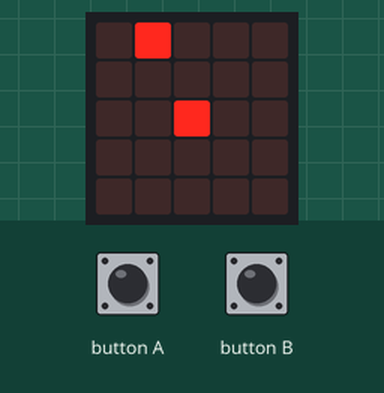
This program was run on a simulated BBC micro:bit running MicroPython. On the bench: the board's 5×5 LED display. Inputs (shaded band) come from the test bench. Random numbers come from a fixed seed.

Above: at 1.8 s.
1.9 s: button A pressed for 0.25 s
At 2.8 s:
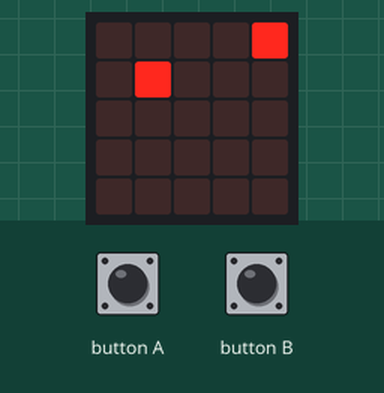
At 6.6 s:
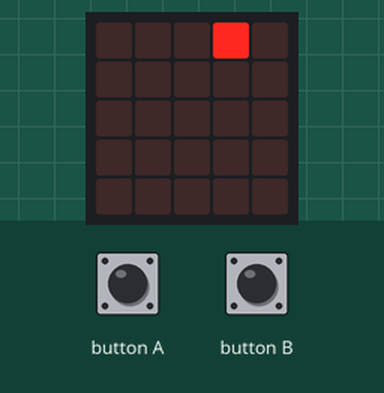
Timing chart, 0 to 8.1 s (numbered marks = the images above; inputs shaded):
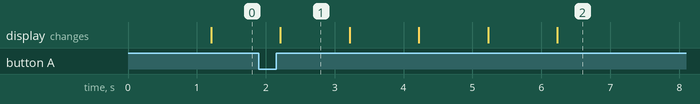

Measured:
- what the display in image 1 shows lasts 1.0 s, from 2.2 s to 3.2 s

The program:

Falling_Blocks_1.py
```python
from random import randint
from microbit import *

"""Sets initial values for global variables such as
the player's starting position,a place to store the
field data, and the initial score"""
count = 0
fruitlist = [[0,0,0],[0,0,0],[0,0,0]]
score = 0
player = 2
field = ["00000:",
         "00000:",
         "00000:",
         "00900:"]

"""Function to convert an intenger into a 5-bit binary number to display on the bottom of the LED matrix"""
def convertBin(num):
    binary = [16,8,4,2,1]
    fin = ""
    for x in binary:
        if (num - x) >= 0:
            fin += "9"
            num = num - x
        else:
            fin += "0"
    return fin

"""Function to change the signal strength to a single pixel of a given xy value"""
def changePixel(x,y,val):
    fin = ""
    start = field[y]
    for i in range(0,5):
        if i == x:
            fin += val
        else:
            fin += start[i]
    field[y] = fin

"""Function to 'activate' a fruit, placing it on the field"""
def activate(fruit,x):
    fruitlist[fruit][2] = 1
    fruitlist[fruit][0] = x
    changePixel(fruitlist[fruit][0],0,"9")

"""Function to 'deactivate' a fruit and remove it from the field"""
def deactivate(fruit):
    changePixel(fruitlist[fruit][0],fruitlist[fruit][1],"0")
    fruitlist[fruit][0] = 0
    fruitlist[fruit][1] = 0
    fruitlist[fruit][2] = 0

"""Function to find the first deactivated fruit in the list, and return its reference if found"""
def freeFruit():
    for x in range(0,3):
        if fruitlist[x][2] == 0:
            return x
            break
    return False

"""Function to move all fruit down the screen by one pixel, detect if the player has missed/caught a fruit and increment the score if necessary"""
def moveDown():
    global score
    for fruit in range(0,3):
        if fruitlist[fruit][2] == 1:
            if fruitlist[fruit][1] != 3:
                changePixel(fruitlist[fruit][0],fruitlist[fruit][1],"0")
                fruitlist[fruit][1] += 1
                changePixel(fruitlist[fruit][0],fruitlist[fruit][1],"9")
            if fruitlist[fruit][1] == 3:
                if player == fruitlist[fruit][0]:
                    score += 1
                deactivate(fruit)

"""Function to move the player avatar to a specific x coordindate"""
def movePlayer(position):
    field[3] = "00000:"
    changePixel(player,3,"9")

""""Main while loop to process game events and trigger necessary functions"""
while True:

    x = convertBin(score)

    img = Image(field[0] +
                field[1] +
                field[2] +
                field[3] +
                x + ":")

    display.show(img)

    if button_a.is_pressed() and player != 0:
        player -= 1
        movePlayer(player)
    elif button_b.is_pressed() and player != 4:
        player += 1
        movePlayer(player)

    if count == 5:
        moveDown()
        free = freeFruit()
        if type(free) == int:
            activate(free,randint(0,4))
        count = 0

    movePlayer(player)
    count += 1
    sleep(200)
```
